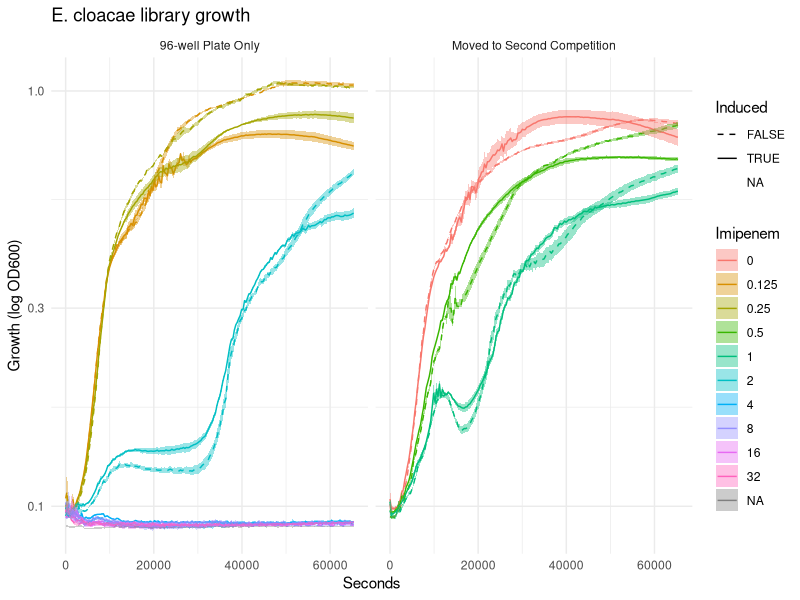
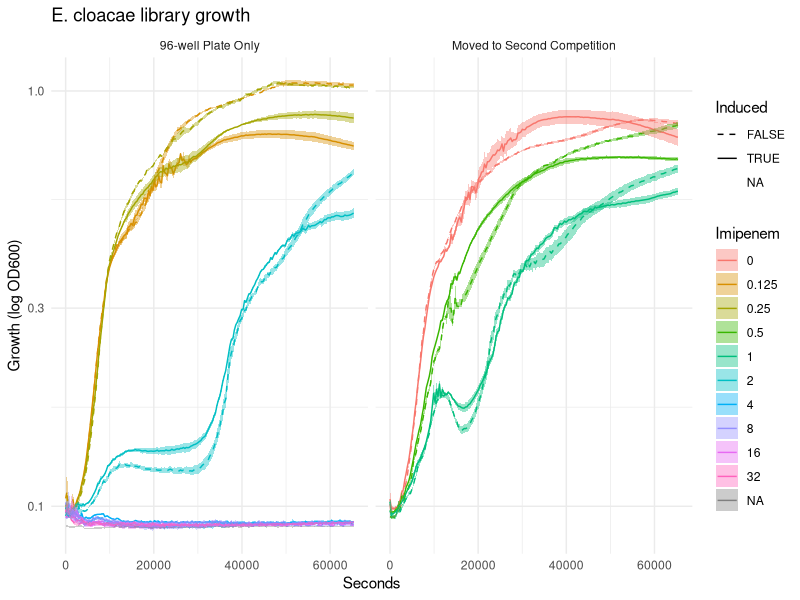
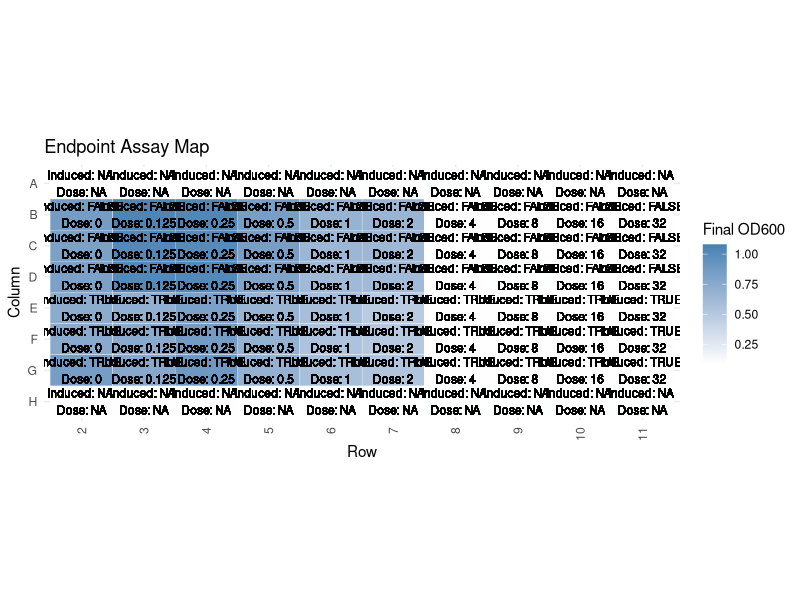

These charts were generated, in order, by the following R code:
library(tidyverse)
library(data.table)
library(pheatmap)

# Read the data
data <- fread("Sequencing/IMI_Ecloacae/growth-data-2.tsv", header = TRUE)

# Set the column names to the first row of the data
setnames(data, as.character(unlist(data[1, ])))

# Remove the first row (now that it's been used for column names)
data <- data[-1, ]

# Rename the 'Time [s]' column to 'Well'
setnames(data, old = "Time [s]", new = "Well")

# Filter rows where 'Well' matches the pattern [A-z][0-9]{1,2}
data <- data[grep("[A-z][0-9]{1,2}", data$Well)]

# Reshape the data from wide to long format
data <- melt(data, id.vars = "Well", variable.name = "Seconds", value.name = "OD600", na.rm = TRUE)

# Split Well into Row and Column
data[, c("Row", "Column") := tstrsplit(Well, "(?<=^[A-Z])", perl = TRUE)]

# Convert Column to numeric
data[, Column := as.numeric(Column)]

# Define which wells are induced and which are not
data[Row %in% c("B", "C", "D"), Induced := FALSE]
data[Row %in% c("E", "F", "G"), Induced := TRUE]

message("Plate layout for CRISPRi induction")
data %>%
  select(Row, Column, Induced) %>%
  unique() %>%
  dcast(Row ~ Column, value.var = "Induced") %>%
  print()

# Function to set the doses for the dilution series going across the COLUMNS
column_dilution_series <- function(data, min_dose, max_dose, min_col, max_col, zero_col) {
  # Determine the direction of the dilution series
  direction <- ifelse(max_col > min_col, -1, 1)

  # Generate a sequence from 1 to the absolute difference between max_col and min_col
  cols <- seq(from = 1, to = abs(max_col - min_col) + 1)

  # Add or subtract the sequence from max_col depending on the direction of the dilution series
  cols <- max_col + direction * (cols - 1)

  # Set Imipenem for Columns from max_col to min_col, based on the dilution series
  lapply(cols, function(col) {
    data[Column == as.character(col), Imipenem := max_dose / 2^(abs(max_col - col))]
  })

  # Set the specified column to zero
  data[Column == as.character(zero_col), Imipenem := 0]

  # Check if the doses are aligned with the columns
  if (
    any(data[Column == as.character(min_col), Imipenem] != min_dose) ||
      any(data[Column == as.character(max_col), Imipenem] != max_dose) ||
      any(data[Column == as.character(zero_col), Imipenem] != 0)
  ) {
    stop("Error: The doses are not aligned with the columns.")
  }

  return(data)
}

# Call the function with explicit parameters
data <- column_dilution_series(
  data = data,
  min_dose = 0.125, min_col = 3,
  max_dose = 32, max_col = 11,
  zero_col = 2
)

message("Plate layout for drug dilution")
data %>%
  select(Row, Column, Imipenem) %>%
  unique() %>%
  dcast(Row ~ Column, value.var = "Imipenem") %>%
  print()

# Remove wells without cells
# data <- data[!is.na(Imipenem) & !is.na(Induced)]


# Remove 's' from Seconds and convert to numeric
data[, Seconds := as.numeric(gsub("s", "", Seconds))]


data[Row %in% c("A", "H"), Imipenem := NA_integer_]
data[Row %in% c("A", "H"), Imipenem := NA]

data <- data[!Column %in% c(1,12)]


data <- data[
  Imipenem %in% c(0, 0.5, 1) & !(is.na(Induced)),
  followup := "Moved to Second Competition"
]

data <- data[is.na(followup), followup := "96-well Plate Only"] 


find_ncol <- function(n) {
  sqrt_n <- floor(sqrt(n))
  for (i in sqrt_n:2) {
    if (n %% i == 0) {
      return(i)
    }
  }
  return(sqrt_n)
}

# Number of levels in Imipenem
n_levels <- length(data$Imipenem %>% unique())

# Find the best number of columns
ncol <- find_ncol(n_levels)

# Create the plot
growth_curve_plot <- ggplot(
  data,
  aes(
    x = Seconds, y = OD600,
    group = interaction(Imipenem, Induced)
  )
) +
  scale_y_log10() +
  stat_summary(fun = mean, geom = "line", aes(color = factor(Imipenem), linetype = factor(Induced))) +
  stat_summary(fun.data = mean_se, geom = "ribbon", aes(fill = factor(Imipenem)), alpha = 0.4) +
  labs(title = "E. cloacae library growth", 
    x = "Seconds",
    y = "Growth (log OD600)",
    color = "Imipenem",
    linetype = "Induced", fill = "Imipenem"
  ) +
  scale_linetype_manual(values = c("FALSE" = "dashed", "TRUE" = "solid")) +
  scale_color_discrete(guide = guide_legend(row = ncol)) +
  facet_wrap(followup ~ .) +
  theme_minimal()

print(growth_curve_plot)

endpoint <- data %>%
  filter(Seconds == max(Seconds)) %>%
  dcast(Row ~ Column, value.var = "OD600")

endpoint_mat <- as.matrix(endpoint[, -1])

rownames(endpoint_mat) <- endpoint$Row

# draw matrix in ggplot with dose and induction in the boxes
library(ggplot2)


print(growth_curve_plot)


endpoint <- data %>%
  filter(Seconds == max(Seconds)) %>%
  dcast(Row ~ Column, value.var = "OD600")

endpoint_mat <- as.matrix(endpoint[, -1])

rownames(endpoint_mat) <- endpoint$Row

# draw matrix in ggplot with dose and induction in the boxes
library(ggplot2)




ggplot(data, aes(y = factor(Row, levels = rev(levels(factor(Row)))), x = factor(Column), fill = OD600)) +
  geom_tile(color = "white") +
  geom_text(aes(label = paste("Induced:", Induced, "\nDose:", Imipenem)), size = 3) +
  scale_fill_gradient(low = "white", high = "steelblue") +
  labs(title = "Endpoint Assay Map", x = "Row", y = "Column", fill = "Final OD600") +
  theme_minimal() +
  coord_fixed(ratio = 0.5) +
  theme(axis.text.x = element_text(angle = 90, vjust = 0.5, hjust = 1))
